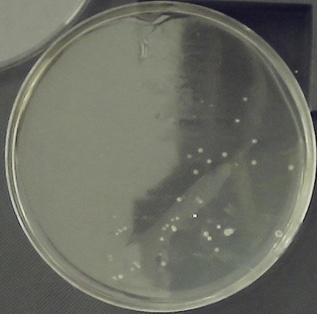
#> input picture images/g9_p1.jpg, 317 x 314 px, shrunk from 457 x 452 before the run
$ python otsu_segmentation.py
#> lines starting #> are read from the running program, lines starting #| are printed output that depends on the picture; after the words box and inside, x2 and y2 are one past the last pixel; in counts of white or black regions, pixels touching at a corner belong together
"""
Otsu Thresholding Segmentation
"""

import cv2
import numpy as np
import matplotlib.pyplot as plt
from skimage import measure, morphology
from PIL import Image
import os
from scipy import signal
from pathlib import Path

os.makedirs("Results", exist_ok=True)

image_paths = [
    "images/g9_p1.jpg",
    "images/g9_p2.jpg",
    "images/g9_p3.jpg"
]

results_file = open("Results/otsu_results.txt", "w")

for image_path in image_paths:
    # Load image
    image = np.array(Image.open(image_path))
#> image is the input picture: shape (314, 317, 3); mean R, G, B 108, 109.8, 99.4
    gray = np.max(image, axis=2).astype(np.uint8)
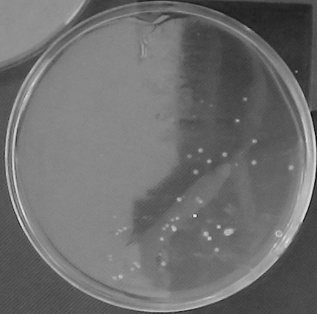
#> gray: shape (314, 317); min 9, max 234, mean 110.4
    blurred = cv2.GaussianBlur(gray, (5, 5), 0)
    possible_petri_dishes = cv2.HoughCircles(blurred, cv2.HOUGH_GRADIENT, dp=1, minDist=gray.shape[0]/8,
                               param1=100, param2=60, minRadius=gray.shape[0]//5, maxRadius=gray.shape[0]//2)
#> possible_petri_dishes = [[159.5, 155.5, 156.4]]
    most_centric_circle = None # the circle that is closest to the center of the image is the most likely petri dish
    min_dist_to_center = float('inf')
    center = (gray.shape[1]//2, gray.shape[0]//2)
#> center = (158, 157)
    if possible_petri_dishes is not None:
        possible_petri_dishes = np.uint32(np.around(possible_petri_dishes))
#> possible_petri_dishes = [[160, 156, 156]]
        for possible_petri_dish in possible_petri_dishes[0, :]:
            x, y, r = possible_petri_dish
            dist_from_center = (x-center[0])**2 + (y-center[1])**2
            if dist_from_center < min_dist_to_center:
                min_dist_to_center = dist_from_center
                most_centric_circle = (x, y, r)
#> this loop made 1 pass
#> (x, y, r, dist_from_center, min_dist_to_center) on pass 1: (160, 156, 156, 5, 5)
#> after the loop, min_dist_to_center = 5
        mask = np.zeros_like(gray)
        cv2.circle(mask, (most_centric_circle[0], most_centric_circle[1]), most_centric_circle[2], 255, thickness=-1)
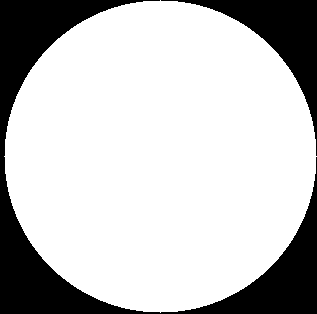
#> mask: shape (314, 317); 76.8% white; 2 black regions, box (x1, y1, x2, y2) and area: (0, 0, 317, 314) 17727, (161, 0, 317, 156) 5386
        gray = cv2.bitwise_and(gray, gray, mask=mask)
    else:
        print(f"Warning: No circle detected in {image_path}, using full image.")

    # Blur
    normalized = gray
    conv = np.ones((9, 9))
    averages = signal.convolve2d(normalized, conv, mode='same') / 81
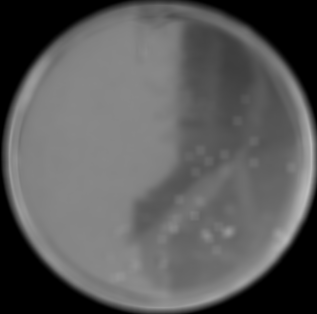
#> averages: shape (314, 317) float64; min 0, max 188.9, mean 91.3
    normalized = normalized - averages
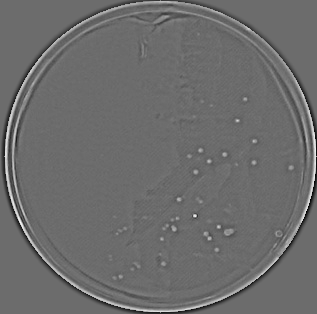
#> normalized: shape (314, 317) float64; min -96.63, max 131, mean 0.1; drawn with min black and max white
    max_elem = np.max(normalized)
#> max_elem = 131
    min_elem = np.min(normalized)
#> min_elem = -96.63

    # Blur
    blurred = cv2.GaussianBlur(normalized, (5, 5), 0).astype(np.uint8)
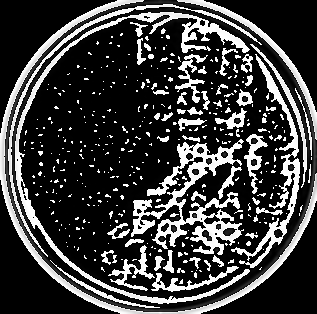
#> blurred: shape (314, 317); min 0, max 255, mean 61.7

    # Otsu threshold
    threshold, binary = cv2.threshold(blurred, 0, 255, cv2.THRESH_BINARY_INV + cv2.THRESH_OTSU)
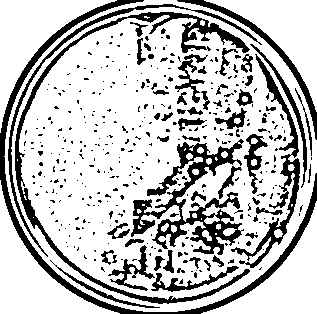
#> binary: shape (314, 317); 76% white; 392 black regions (329 under 20 px), largest, box (x1, y1, x2, y2) and area: (131, 139, 244, 255) 4049, (0, 0, 317, 314) 3916, (15, 12, 250, 304) 3628
#> threshold = 70

    # Clean up
    binary = morphology.remove_small_objects(binary.astype(bool), min_size=50)
#> binary: shape (314, 317) bool; 75.3% white; 392 black regions (329 under 20 px), largest, box (x1, y1, x2, y2) and area: (131, 139, 244, 255) 4440, (0, 0, 317, 314) 3916, (15, 12, 250, 304) 3674
    binary = morphology.remove_small_holes(binary, area_threshold=100)
#> binary: shape (314, 317) bool; 79.3% white; 20 black regions, largest, box (x1, y1, x2, y2) and area: (131, 139, 244, 255) 4406, (0, 0, 317, 314) 3916, (15, 12, 250, 304) 3656
    baseline = "ManualFiji Segmentation/" + Path(image_path).stem + "_fiji.tif"
    baseline_image = np.array(Image.open(baseline))
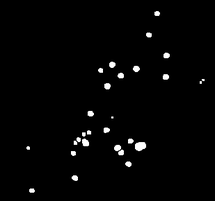
#> input picture ManualFiji Segmentation/g9_p1_fiji.tif, 215 x 201 px, shrunk from 309 x 290 before the run
#> baseline_image is the input picture: shape (201, 215); min 0, max 255, mean 4.1
#> (the run stopped early here; a loop or call above may not have finished)
